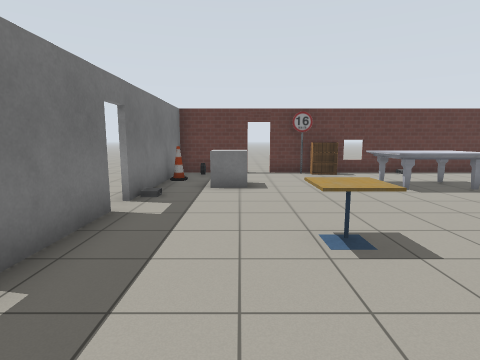
View 1 (above)

13 first-person views from a walk through a robot-simulator world made for Gazebo. The camera is 1.3 m above the floor, tilts 8° down and sees 80° across. The lines on the ground mark 1 m squares. The floor is counted in squares, 1 m on a side. Each view is taken from the middle of a square. On the plan, view 1 faces up. The plan holds only what a view shows up to about 13 squares ahead; the rest is blank. The robots in the file are not drawn. Simple patterns stand in for the simulator's built-in surfaces. Simple shapes stand in for some stock models.

View 2
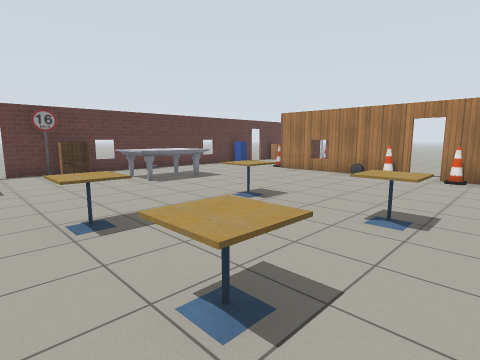

View 3
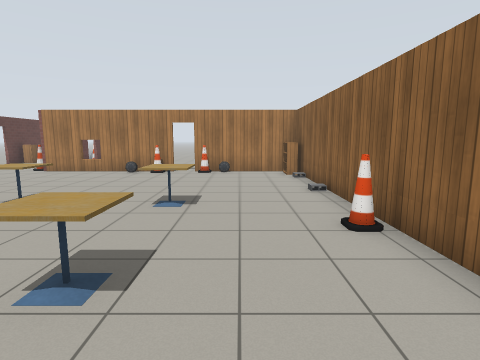

View 4
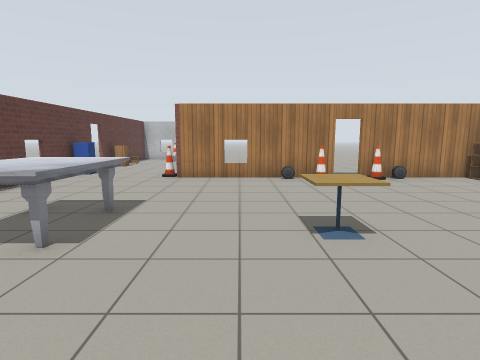

View 5
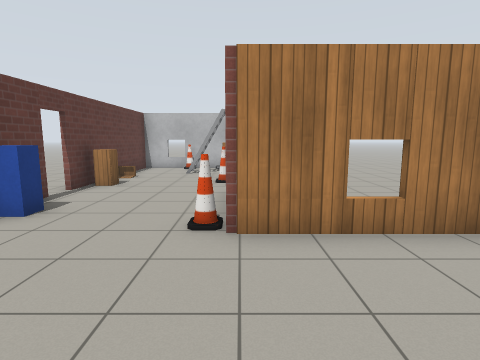

View 6
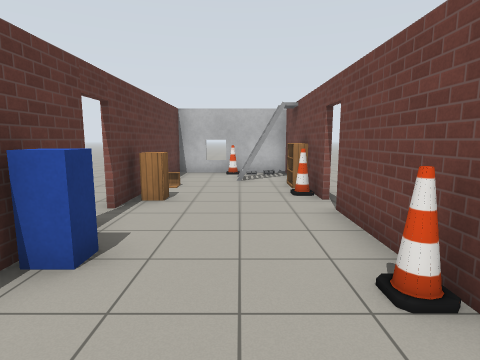

View 7
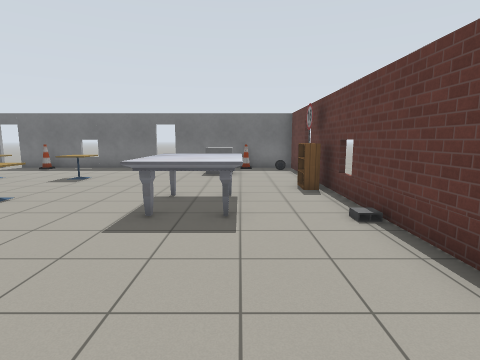

View 8
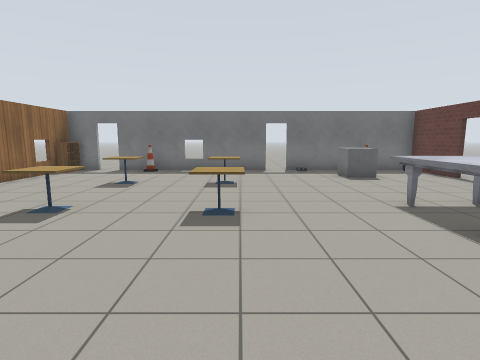

View 9
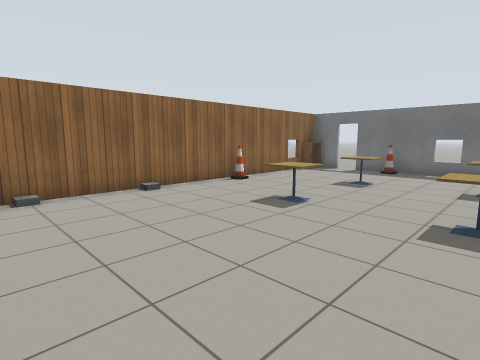

View 10
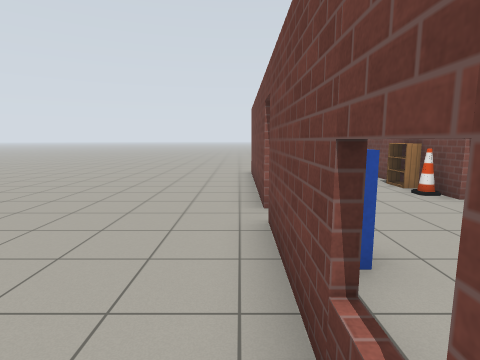

View 11
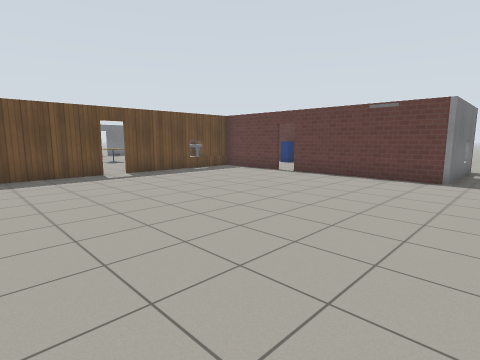

View 12
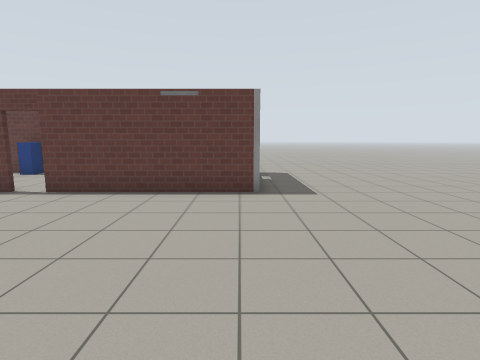

View 13
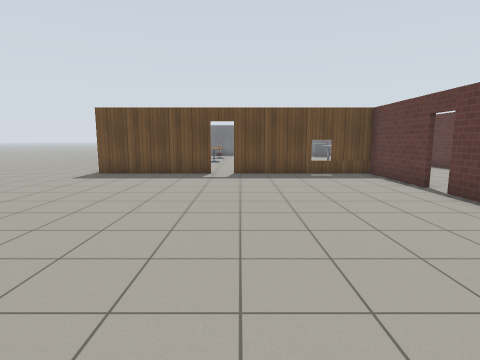

### Floor plan
Points are (right, up) in squares from view 1. A wall is a line through its corners. A room is listed if a view was taken in it or the views show most of it. See-through windows are left out.
Room 1 (views 1, 2, 3, 4, 5, 6, 7, 8, 9)
walls: (10.8, 1.8) (10.8, 7.2) (14.3, 7.2); (1.8, 11.4) (1.1, 11.4); (13.5, 11.4) (3.4, 11.4); (0.4, 11.4) (-2.4, 11.4) (-2.4, 6); (14.2, 11.5) (19.9, 11.5); (-2.4, 5.1) (-2.4, 0.4); (3.4, -3.3) (9.6, -3.3); (10.8, -3.3) (10.8, 0.9); (17.4, 7.2) (20.3, 7.2) (20.3, 11.4) (14.2, 11.4); (-2.4, -2) (-2.4, -2.5); (-1.5, -3.3) (2.4, -3.3); (20.5, 11.6) (20.5, 9.4)
ways out: opening at (14, 13) to room 2; open door at (14, 11.5) to room 2; open door at (11, 1.5) to room 3; open door at (14.5, 7) to room 3; opening at (21.5, 10.5); open door at (-2.5, 5.5); open door at (0.7, 11.3)
objects: cone (-2, 9); other object (-1, 8) to (0, 8); other object (-1, 11); cafe table (1, 0) to (2, 1); cafe table (1, 3) to (2, 4); speed sign (2, 11); bookshelf (3, 11); marble table (4, 7) to (6, 9); cafe table (5, 0) to (5, 1); cafe table (5, 3) to (5, 4); cone (10, 2); cone (11, 8); postbox (12, 11); cabinet (15, 11); other object (17, 11); ladder (18, 8) to (19, 9); cone (20, 9)
Room 2 (view 10)
walls: (9.4, 11.5) (13.5, 11.5)
ways out: opening at (14, 13) to room 1; open door at (14, 11.5) to room 1; opening at (1, 13)
Room 3 (views 11, 12, 13)
walls: (11, 1) (11, -3.5); (15.6, 7) (15.1, 7); (14.4, 7) (11, 7) (11, 1.8); (20.5, 8.5) (20.5, 7) (17.5, 7)
ways out: open door at (11, 1.5) to room 1; open door at (14.5, 7) to room 1; opening at (11, -4.5); opening at (21.5, 7.5)
objects: car (11, 0); other object (11, 3); cone (12, 0); cone (16, 7); bookshelf (17, 7)

Where each view was taken, in squares from view 1:
view 1: 0 up, 0 right, facing up
view 2: 1 down, 0 right, facing up-right
view 3: 1 down, 1 left, facing right
view 4: 5 up, 1 right, facing right
view 5: 7 up, 7 right, facing right
view 6: 9 up, 9 right, facing right
view 7: 9 up, 11 right, facing left
view 8: 4 up, 10 right, facing left
view 9: 4 up, 10 right, facing down-left
view 10: 12 up, 9 right, facing right
view 11: 3 down, 22 right, facing up-left
view 12: 0 up, 20 right, facing up
view 13: 2 up, 22 right, facing left
